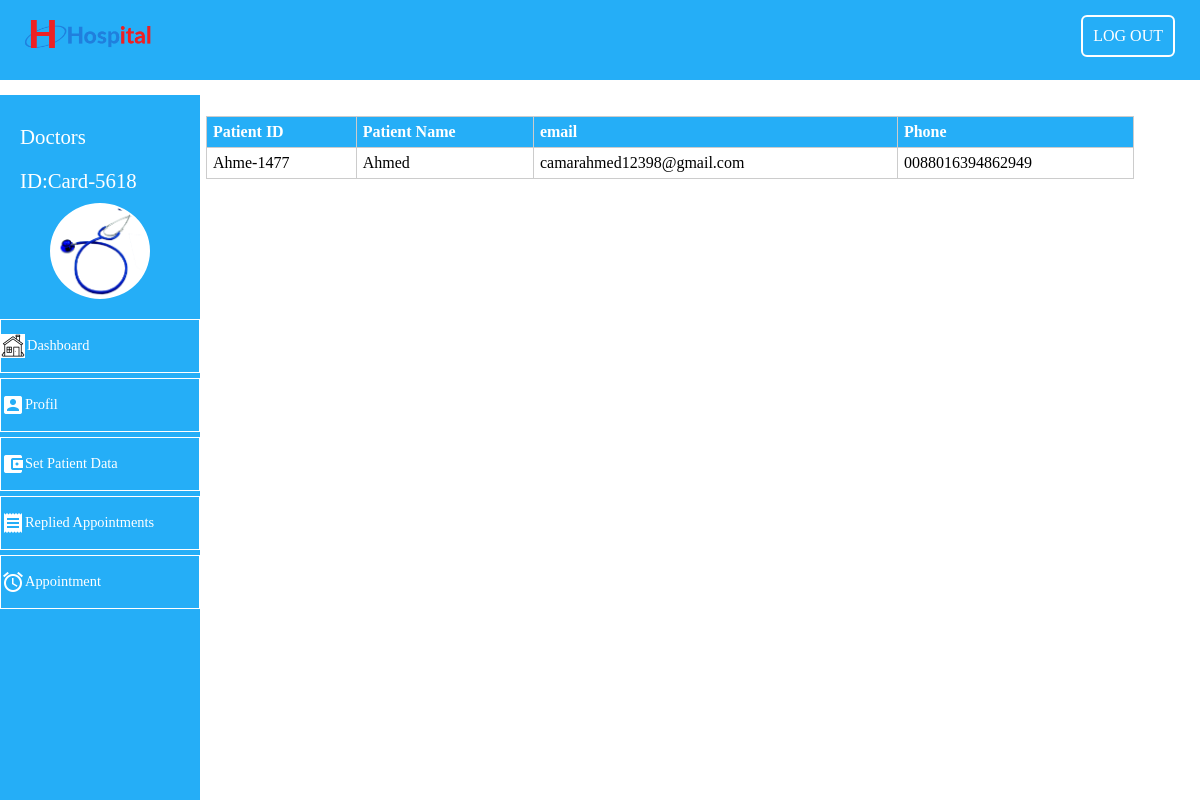
/doctors/repliedAppointment (signed in), run on the app's committed database.
### tables this page shows
CREATE TABLE `appointment` (
  `id` int(11) NOT NULL,
  `patient_id` varchar(255) NOT NULL,
  `doctor_id` varchar(255) NOT NULL,
  `doctor_name` varchar(255) NOT NULL,
  `doctor_email` varchar(255) NOT NULL,
  `doctor_phone` varchar(255) NOT NULL,
  `doctor_specialization` varchar(255) NOT NULL,
  `Appointment_date` date NOT NULL,
  `Appointment_time` varchar(200) NOT NULL,
  `status` varchar(200) NOT NULL
);

CREATE TABLE `appointment_user` (
  `patient_id` varchar(255) NOT NULL,
  `patient_name` varchar(255) NOT NULL,
  `email` varchar(255) NOT NULL,
  `phone` varchar(255) NOT NULL
);

### app/controllers/Doctors.php (called while the page is built, shortened)
<?php
    class Doctors extends Controller{
        public function __construct(){
             $this->doctorModel = $this->model('Doctor');
        }
        public function repliedAppointment(){
            $repliedAppointment =
                $this->doctorModel->AppointmentAccepted($_SESSION['current_doctor']->specialisation);
            $this->view('doctors/repliedAppointment',$repliedAppointment);
        }
    }
?>

### app/libraries/Core.php (called while the page is built, shortened)
<?php
    class Core{
        protected $currentMethod = 'index';
        public function __construct(){
            $url = $this->getUrl();
            if(file_exists('../app/controllers/'.ucwords($url[0]).'.php')){
                unset($url[0]);
            }
            $this->currentController = new $this->currentController;
            if(isset($url[1])){
                if(method_exists($this->currentController,$url[1])){
                    $this->currentMethod = $url[1];
                    unset($url[1]);
                }
            }
            $this->param = $url ? array_values($url) : [];
            call_user_func_array([$this->currentController,$this->currentMethod],$this->param);
        }
        public function getUrl(){
            if(isset($_GET['url'])){
                $url = rtrim($_GET['url'],'/');
                $url = filter_var($url,FILTER_SANITIZE_URL);
                $url = explode('/',$url);
                return $url;
            }
        }
    }
?>

### public/index.php (called while the page is built, shortened)
<?php
    $init = new Core();
?>

### app/libraries/Database.php (called while the page is built, shortened)
<?php
    class Database{
        private $host = DB_HOST;
        private $user = DB_USER;
        private $pass = DB_PASS;
        private $dbname = DB_NAME;
        private $dbh;
        private $stm;
        public function __construct(){
            try{
                $dsn = 'mysql:host=' . $this->host . ';dbname=' . $this->dbname;
                $options = array(
                    PDO::ATTR_PERSISTENT => true,
                    PDO::ATTR_ERRMODE => PDO::ERRMODE_EXCEPTION
                  );
                $this->dbh = new PDO($dsn,$this->user,$this->pass,$options);
            }catch(PDOException $e){
                $this->error = $e->getMessage();
                echo $this->error;
            }
        }
        public function query($sql){
            $this->stm = $this->dbh->prepare($sql);
        }
        public function bind($param,$value,$type = null){
            if(is_null($type)){
                switch(true){
                  default:
                    $type = PDO::PARAM_STR;
                }
              }
              $this->stm->bindValue($param, $value, $type);
        }
        public function execute(){
            return $this->stm->execute();
        }
        public function resultSet(){
            $this->execute();
            return $this->stm->fetchAll(PDO::FETCH_OBJ);
        }
    }
?>

### app/models/Doctor.php (called while the page is built, shortened)
<?php
    class Doctor{
        private $db;
        public function __construct(){
            $this->db = new Database();
        }
        public function AppointmentAccepted($speci){
            $query = $this->return_query();
            $this->db->query($query);
            $this->db->bind(':speci',$speci);
            $this->db->bind(':status','ACCEPTED');
            return $this->db->resultSet();
        }
        private function return_query(){
            $query = 'SELECT * FROM appointment,appointment_user
            WHERE appointment.patient_id = appointment_user.patient_id
            AND doctor_specialization = :speci AND status = :status';
            return $query;
        }
    }
?>

### app/views/doctors/repliedAppointment.php (the view)
<?php require APPROOT . '/views/inc/header.php'; ?>
    <?php require 'sidemenu/header.php';?>
        <section class="sidebar-content">
            <table class="table">
                <tr>
                    <th>Patient ID</th>
                    <th>Patient Name</th>
                    <th>email</th>
                    <th>Phone</th>
                </tr>
                <?php
                    foreach($data as $value){
                ?>
                    <tr>
                        <td><?php echo $value->patient_id;?></td>
                        <td><?php echo $value->patient_name;?></td>
                        <td><?php echo $value->email;?></td>
                        <td><?php echo $value->phone;?></td>
                    </tr>
                <?php
                    }
                ?>
            </table>
        </section>
    <?php require 'sidemenu/footer.php';?>
<?php require APPROOT . '/views/inc/footer.php'; ?>

### app/views/doctors/sidemenu/doctorsidemenu.php (shortened to what this page needs)
<!DOCTYPE html>
<html lang="en">
<head>
</head>
<body>
    <section class="sidebar">
        <div class="sidebar-title">
            <p>Doctors</p>
            <p>ID:<?php echo $_SESSION['current_doctor']->id;?></p>
            <img src="<?php echo URLROOT;?>/image/doc.png" alt="" style="background:white;">
        </div>
        <a href="<?php echo URLROOT;?>/doctors/dashboard">
            <img src="<?php echo URLROOT;?>/image/home.png" style="margin-right:2px;background-color:white;">
            Dashboard
        </a>
        <a href="<?php echo URLROOT;?>/doctors/profil">
            <img src="<?php echo URLROOT;?>/image/profil.png">
             Profil
        </a>
        <a href="<?php echo URLROOT;?>/doctors/setPatientData">
        <img src="<?php echo URLROOT;?>/image/data.png" alt="">
            Set Patient Data
        </a>
        <a href="<?php echo URLROOT;?>/doctors/repliedAppointment">
            <img src="<?php echo URLROOT;?>/image/dash.png">
            Replied Appointments
        </a>
        <a href="<?php echo URLROOT;?>/doctors/appointment">
            <img src="<?php echo URLROOT;?>/image/app.png" alt="">
            Appointment
        </a>
    </section>
</body>
</html>

### public/css/style.css (style rules this page uses)
* { box-sizing: border-box; margin: 0; padding: 0; }
body { background-color: white; }
.sidebar { margin: 15px 0 0 0; width: 200px; background-color: rgb(37, 174, 247); position: fixed; height: 100vh; }
.sidebar a { display: flex; justify-content: flex-start; align-items: center; color: white; padding:14px 14px 14px 0; text-decoration: none; width: 100%; border: 1px solid white; font-size: .9em; color : white; margin-bottom: 5px; }
.sidebar-content { display: block; margin-left: 190px; padding: 16px 16px; color: black; width: 80%; margin-top: 20px; }
.sidebar-title { display: block; padding: 20px; width: 100%; }
.sidebar-title img { display: block; margin: 0 auto; border-radius: 50%; border: 2px solid white; width: 100px; }
.sidebar-title p { color: white; padding: 10px 0; font-size: 1.3em; width: 100%; }
.dashboard-item h2,a { display: block; text-align: center; color: rgb(37, 174, 247); }
.table { width:100%; border-collapse: collapse; }
.table tr:nth-of-type(odd) { background:#eee; }
.table th { background:rgb(37, 174, 247); color:white; font-weight:bold; }
.table td,.table th { padding:6px; border: 1px solid #ccc; text-align: left; }

### data on the page
appointment: doctor "Card-5618", appointment_user.patient_id "Ahme-1477", appointment_user.patient_name "Ahmed", appointment_user.email "camarahmed12398@gmail.com", appointment_user.phone "0088016394862949"
